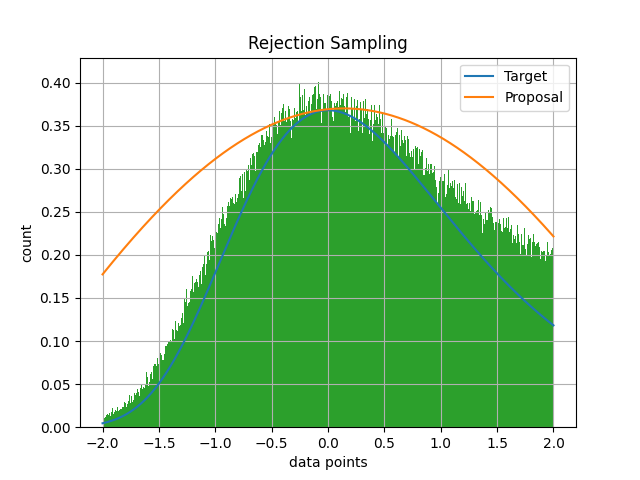

Write Python code to recreate this figure.
import numpy as np
import scipy.stats as st
import seaborn as sns
import matplotlib.pyplot as plt
from scipy.stats import gumbel_r
from Random import Random 


random= Random()


xmin = -2
xmax = 2
sig = 1
x = np.linspace(xmin, xmax, 10000)
mu = 0


def p(x):  #gumbel distribution/target distribution
	return np.exp(-(x + np.exp(-x)))

def q(x): #sine wave/ proposal distribution
	return   0.37*np.sin(x/2 + 1.5 )    #(1/np.sqrt(2*np.pi*sig**2))*np.exp(-(x-mu)**2/2*sig**2)


def SampleFlat():
        return xmin + (xmax-xmin)*random.rand()


data=[]
N = 1000000
for i in range(0, N):
	X = SampleFlat()
	R = p(X)/q(X)
	rand = random.rand()
	if (rand > R):
		continue
	else:
		data.append(X)
		i += 1



weights = np.ones_like(data) /len(data)


#def rejection(iter = 10000):
#	sample = []
#
#	for i in range(iter):
#		X = xmin + (xmax - xmin)*random.rand()
#		R = p(X)/q(X)
#		if (random.rand() > R):
#			continue
#		else:
#			sample.append(X)
#	return np.array(sample)

#s = rejection(iter = 10000)


plt.figure()
plt.grid(True)
plt.plot(x, p(x),label="Target")
plt.plot(x, q(x),label="Proposal")
plt.hist(data, 1000, density=True)
plt.legend()
plt.xlabel("data points")
plt.ylabel("count")
plt.title("Rejection Sampling")
plt.savefig("rejectionsampling.png")
plt.show()








